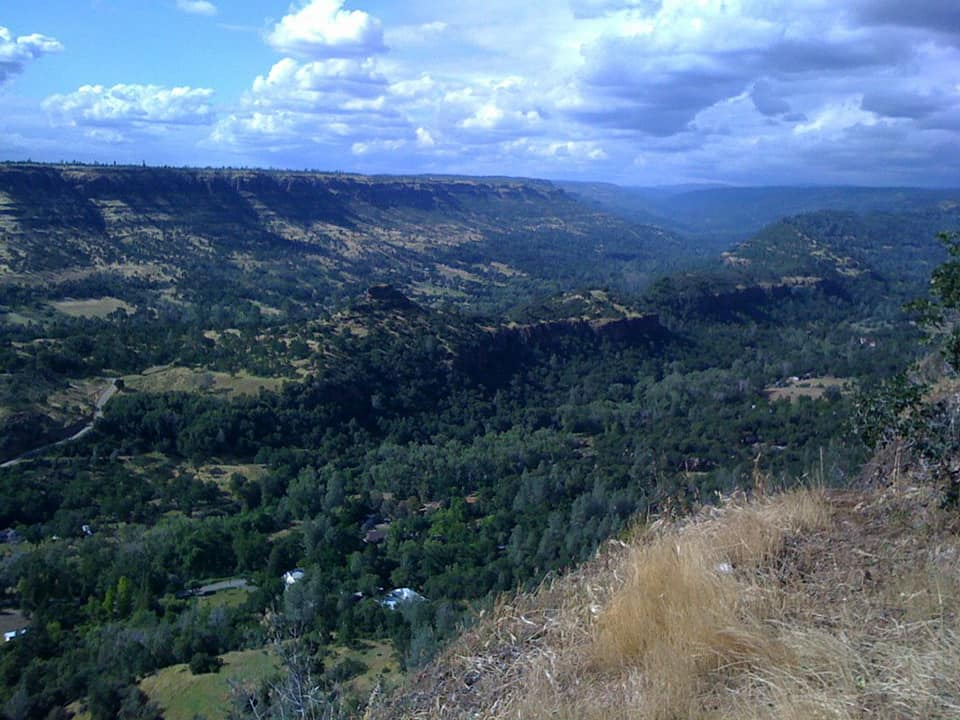
%> input picture Week 1/1.jpg, 960 x 720 px
$ octave --eval "result = GaussianLaplacian(rgb2gray(imread('../Week 1/1.jpg')));"   (GNU Octave 9; MATLAB toolbox functions it lacks are replaced by stand-ins)
%> lines starting %> are read from the running program, lines starting %| are printed output that depends on the picture
function [G,L] = GaussianLaplacian(img)

%%This code outputs a Gaussian blurred image that is sub-sampled and a
%%Laplacian image which is the difference of the original image and and
%%upsampled version of the Gaussian blurred image created. The commented
%%commands below are an example on how to run this.

%Apply imgaussfilt on img and store it in a temporary image variable
B = imgaussfilt(img,2);
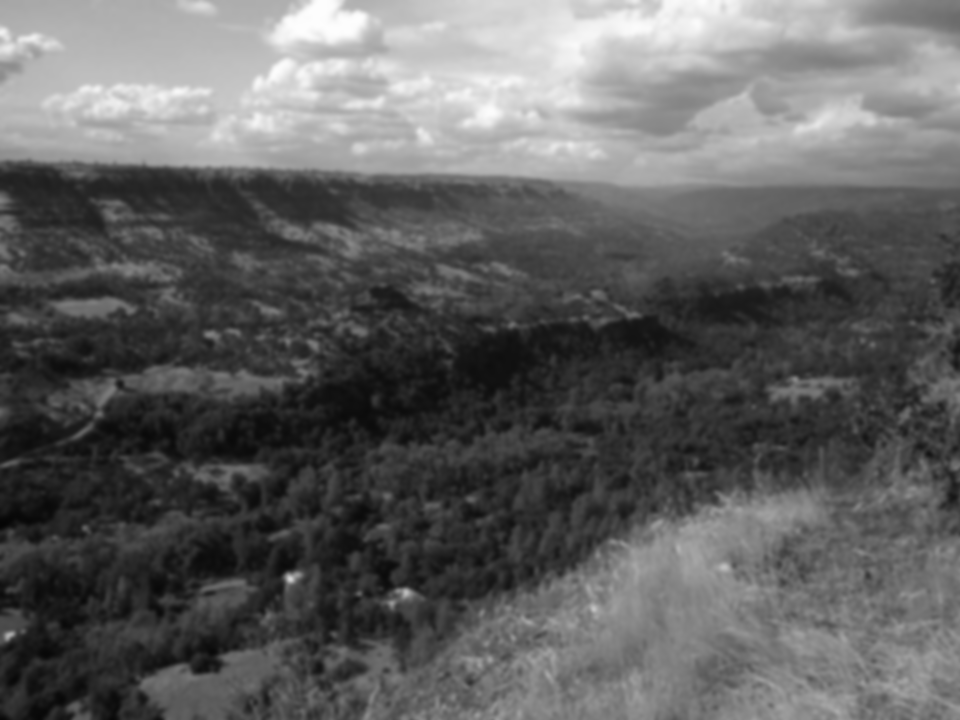
%> B: size 720x960 uint8; min 5, max 254, mean 96.8

%Access alternate rows and columns (downsampling) from the smoothed image and assign it to G
G = B(1:2:end,1:2:end);figure(); imshow(G)
%replicate the rows and columns (upsampling) of G and assign it to L

upsam = repelem(G,2,2);
L = img-upsam;figure(); imshow(L)
%> after `L = img-upsam`:
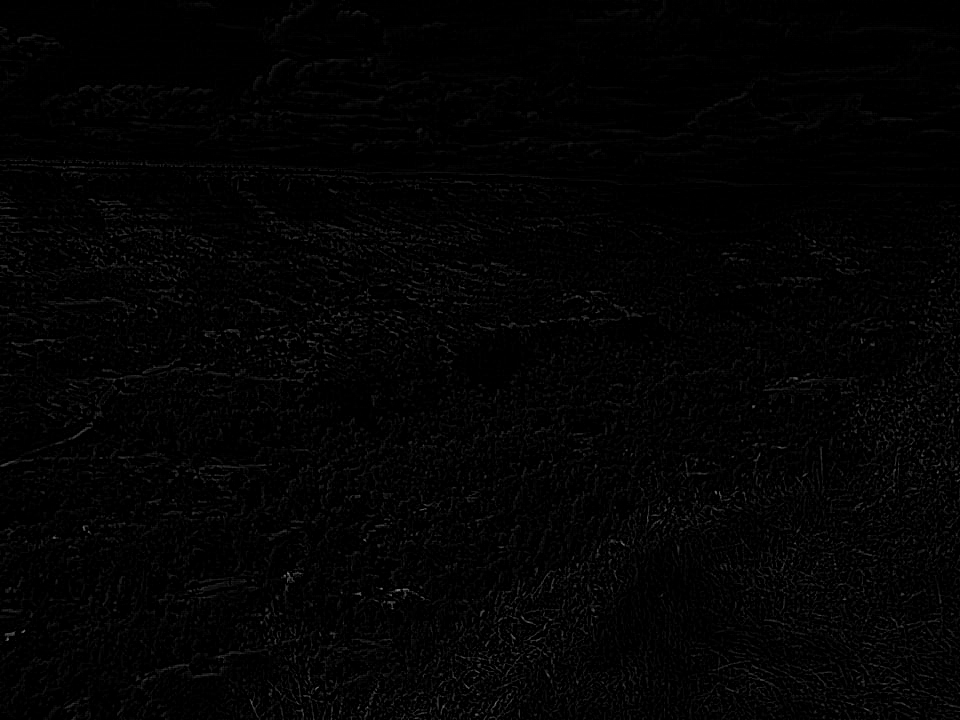
%> L: size 720x960 uint8; min 0, max 131, mean 3.3
P = upsam-img;figure(); imshow(P)

end

%% Follow these commands to get the system to run the above function

% img = imread('cameraman.tif');
% [G,L] =  GaussianLaplacian(img);
% montage({img,G,L}, 'size',[1,3],'BorderSize', 10); %Though Gaussian is half the size, montage function resizes it to fit the window
% truesize

$ run again, on Week 1/2.jpg
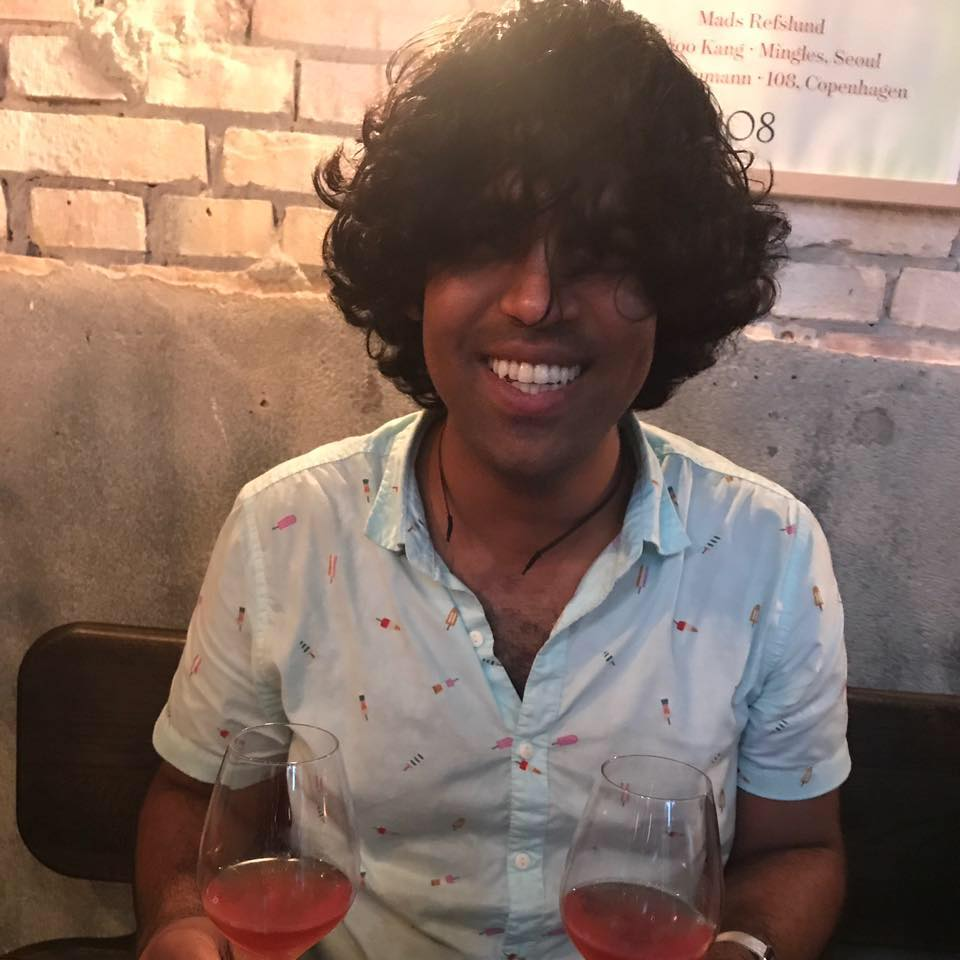
%> input picture Week 1/2.jpg, 960 x 960 px
%> in GaussianLaplacian, `B = imgaussfilt(img,2);`:
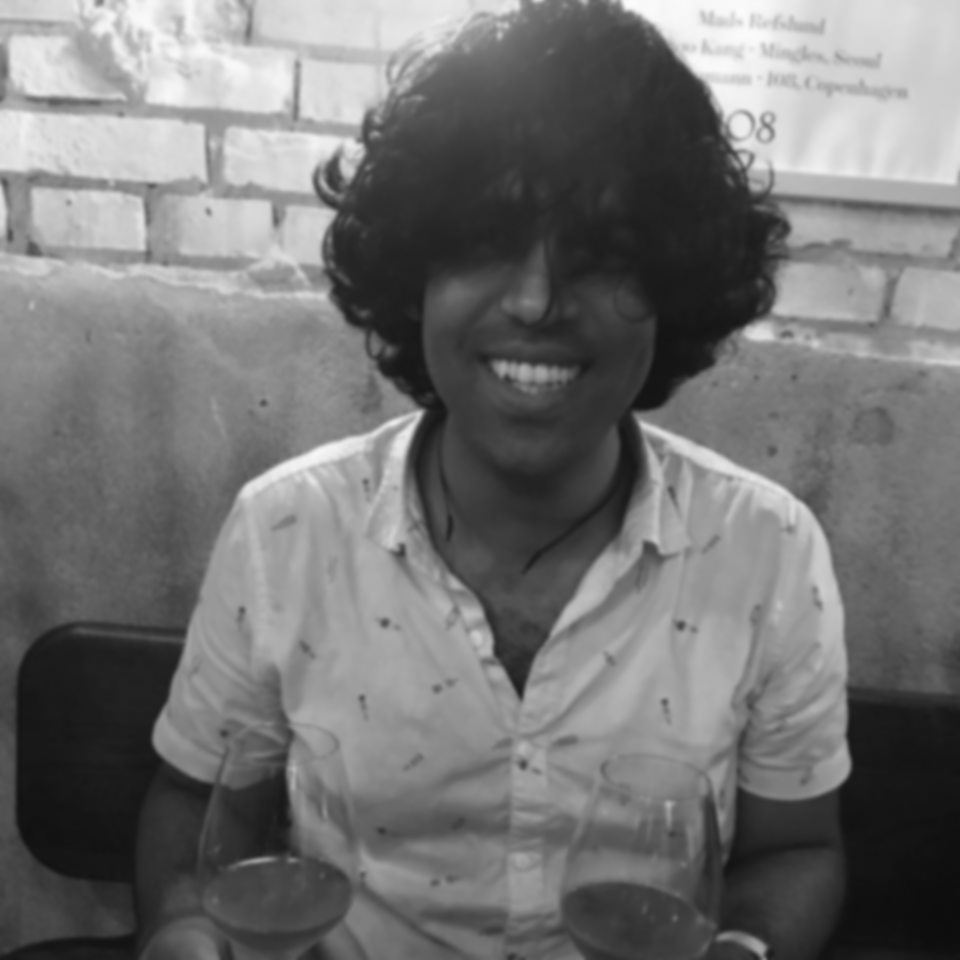
%> B: size 960x960 uint8; min 13, max 251, mean 115
%> in GaussianLaplacian, `L = img-upsam`:
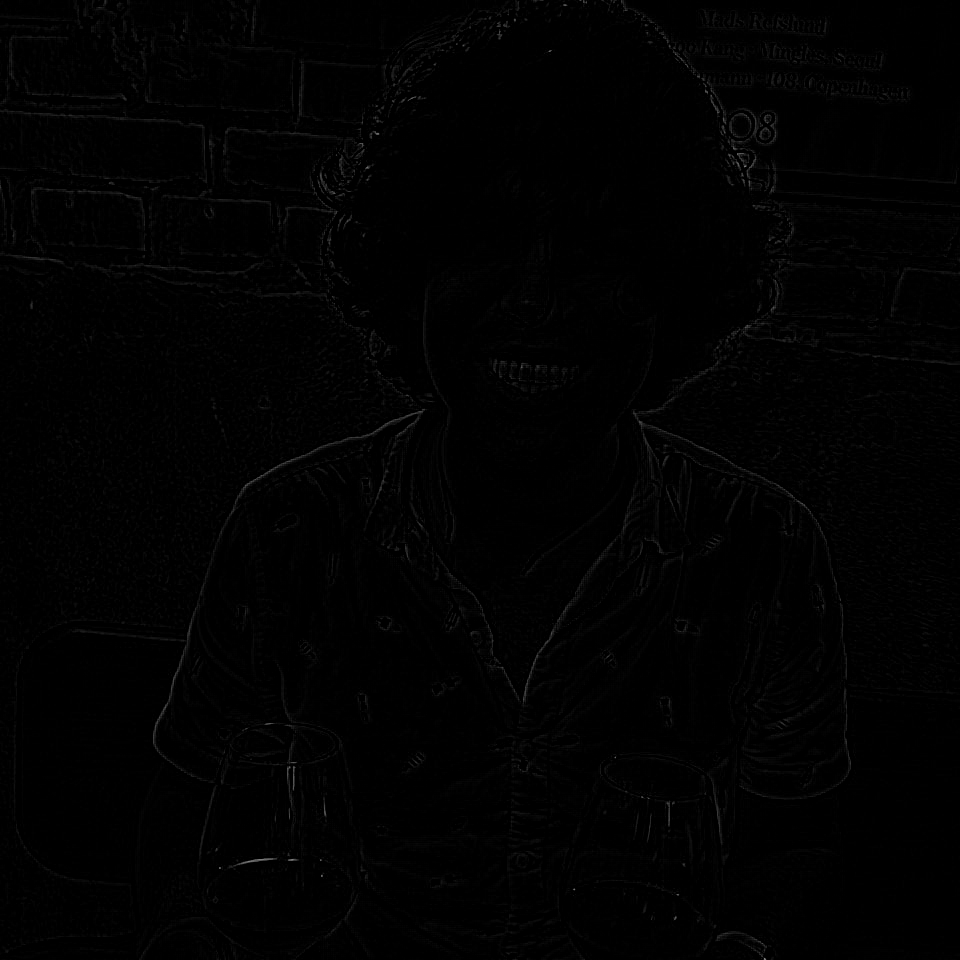
%> L: size 960x960 uint8; min 0, max 130, mean 1.6
